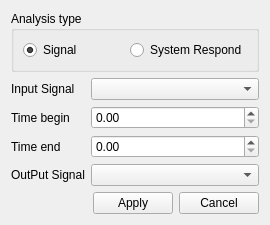
<?xml version="1.0" encoding="UTF-8"?>
<ui version="4.0">
 <class>DftAddForm</class>
 <widget class="QWidget" name="DftAddForm">
  <property name="geometry">
   <rect>
    <x>0</x>
    <y>0</y>
    <width>270</width>
    <height>216</height>
   </rect>
  </property>
  <property name="windowTitle">
   <string>Form</string>
  </property>
  <layout class="QVBoxLayout" name="verticalLayout">
   <item>
    <widget class="QGroupBox" name="groupBox">
     <property name="title">
      <string>Analysis type</string>
     </property>
     <layout class="QHBoxLayout" name="horizontalLayout">
      <item>
       <widget class="QRadioButton" name="radioButton_signal">
        <property name="text">
         <string>Signal</string>
        </property>
        <property name="checked">
         <bool>true</bool>
        </property>
       </widget>
      </item>
      <item>
       <widget class="QRadioButton" name="radioButton_system">
        <property name="text">
         <string>System Respond</string>
        </property>
       </widget>
      </item>
     </layout>
    </widget>
   </item>
   <item>
    <layout class="QFormLayout" name="formLayout">
     <item row="0" column="0">
      <widget class="QLabel" name="label">
       <property name="text">
        <string>Input Signal</string>
       </property>
      </widget>
     </item>
     <item row="0" column="1">
      <widget class="QComboBox" name="comboBox_input"/>
     </item>
     <item row="1" column="0">
      <widget class="QLabel" name="label_3">
       <property name="text">
        <string>Time begin</string>
       </property>
      </widget>
     </item>
     <item row="2" column="0">
      <widget class="QLabel" name="label_4">
       <property name="text">
        <string>Time end</string>
       </property>
      </widget>
     </item>
     <item row="3" column="0">
      <widget class="QLabel" name="label_output">
       <property name="text">
        <string>OutPut Signal</string>
       </property>
      </widget>
     </item>
     <item row="3" column="1">
      <widget class="QComboBox" name="comboBox_output"/>
     </item>
     <item row="1" column="1">
      <widget class="QDoubleSpinBox" name="doubleSpinBox_down">
       <property name="maximum">
        <double>65536.000000000000000</double>
       </property>
      </widget>
     </item>
     <item row="2" column="1">
      <widget class="QDoubleSpinBox" name="doubleSpinBox_up">
       <property name="maximum">
        <double>65536.000000000000000</double>
       </property>
      </widget>
     </item>
    </layout>
   </item>
   <item>
    <layout class="QHBoxLayout" name="horizontalLayout_2">
     <item>
      <spacer name="horizontalSpacer">
       <property name="orientation">
        <enum>Qt::Horizontal</enum>
       </property>
       <property name="sizeHint" stdset="0">
        <size>
         <width>40</width>
         <height>20</height>
        </size>
       </property>
      </spacer>
     </item>
     <item>
      <widget class="QPushButton" name="btn_apply">
       <property name="text">
        <string>Apply</string>
       </property>
      </widget>
     </item>
     <item>
      <widget class="QPushButton" name="btn_cancel">
       <property name="text">
        <string>Cancel</string>
       </property>
      </widget>
     </item>
    </layout>
   </item>
  </layout>
 </widget>
 <resources/>
 <connections/>
</ui>
